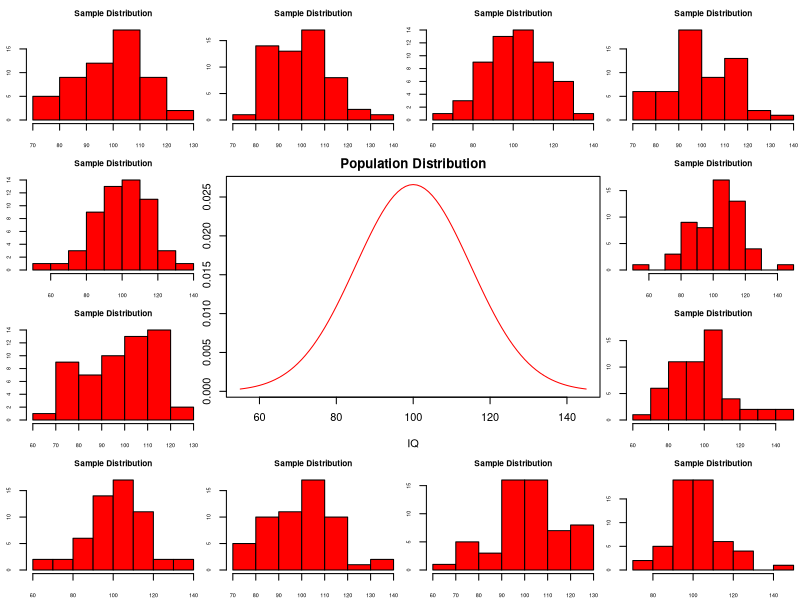
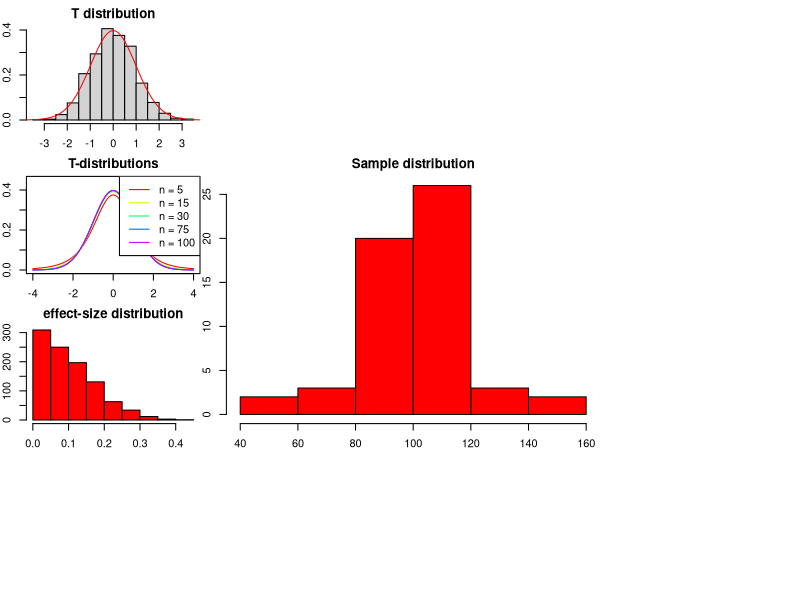

Source code (R) for these figures, in order:
## ---- chunk 1
layout(matrix(c(2:6,1,1,7:8,1,1,9:13), 4, 4))

n  = 56    # Sample size
df = n - 1 # Degrees of freedom

mu    = 100
sigma = 15

IQ = seq(mu-45, mu+45, 1)

par(mar=c(4,2,2,0))  
plot(IQ, dnorm(IQ, mean = mu, sd = sigma), type='l', col="red", main = "Population Distribution")

n.samples = 12

for(i in 1:n.samples) {
  
  par(mar=c(2,2,2,0))  
  hist(rnorm(n, mu, sigma), main="Sample Distribution", cex.axis=.5, col="red", cex.main = .75)
  
}
## ---- chunk 2
x = rnorm(n, mu, sigma); x

hist(x, main = "Sample distribution", col = "red")
mean(x)
## ---- chunk 3
t = (mean(x) - mu) / (sd(x) / sqrt(n)); t
## ---- chunk 4
n.samples = 1000
t.values  = vector()

for(i in 1:n.samples) {
  x = rnorm(n, mu, sigma)
  t.values[i] = (mean(x) - mu) / (sd(x) / sqrt(n))
}
head(t.values)
## ---- chunk 5
hist(t.values, freq = F, main="T distribution", xlab = "T-values", ylim = c(0, .4))
T = seq(-4, 4, .01)
lines(T, dt(T,df), col = "red")
## ---- chunk 6
multiple.n  = c(5, 15, 30, 75, 100)
multiple.df = multiple.n - 1
col         = rainbow(length(multiple.df))

plot(T,  dt(T, multiple.df[1]), type = "l", 
     xlim = c(-4,4), ylim = c(0,.45), 
     xlab = "T", ylab="density", 
     col = col[1], main="T-distributions" )

for(i in 2:length(multiple.df)) { 
  
  lines(T, dt(T, multiple.df[i]), type="l", col=col[i])
  } 
legend("topright", legend = paste("n =",multiple.n), lty=1, col = col)
## ---- chunk 7
r = sqrt(t^2/(t^2 + df))

r
## ---- chunk 8
r = sqrt(t.values^2/(t.values^2 + df))

hist(r, main = "effect-size distribution", col = "red")
